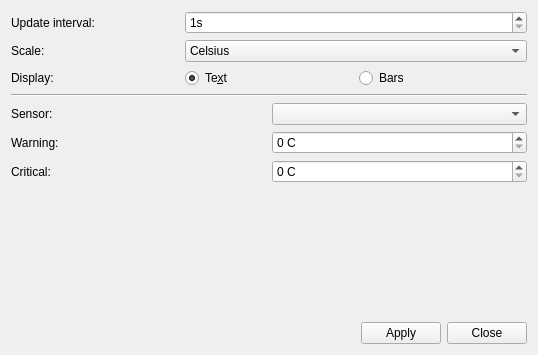
<?xml version="1.0" encoding="UTF-8"?>
<ui version="4.0">
 <class>WidgetSensorConf</class>
 <widget class="QWidget" name="WidgetSensorConf">
  <property name="geometry">
   <rect>
    <x>0</x>
    <y>0</y>
    <width>538</width>
    <height>355</height>
   </rect>
  </property>
  <property name="windowTitle">
   <string>Temperature</string>
  </property>
  <property name="windowIcon">
   <iconset theme="configure">
    <normaloff>.</normaloff>.</iconset>
  </property>
  <layout class="QVBoxLayout" name="verticalLayout">
   <item>
    <layout class="QGridLayout" name="gridLayout">
     <item row="1" column="1" colspan="2">
      <widget class="QComboBox" name="scaleCbox">
       <item>
        <property name="text">
         <string>Celsius</string>
        </property>
       </item>
       <item>
        <property name="text">
         <string>Fahrenheit</string>
        </property>
       </item>
      </widget>
     </item>
     <item row="2" column="1">
      <widget class="QRadioButton" name="textRbt">
       <property name="text">
        <string>Te&amp;xt</string>
       </property>
       <property name="checked">
        <bool>true</bool>
       </property>
      </widget>
     </item>
     <item row="2" column="0">
      <widget class="QLabel" name="label_4">
       <property name="text">
        <string>Display:</string>
       </property>
      </widget>
     </item>
     <item row="0" column="0">
      <widget class="QLabel" name="label">
       <property name="text">
        <string>Update interval:</string>
       </property>
      </widget>
     </item>
     <item row="2" column="2">
      <widget class="QRadioButton" name="barsRbt">
       <property name="text">
        <string>Bars</string>
       </property>
      </widget>
     </item>
     <item row="4" column="0" colspan="3">
      <widget class="QStackedWidget" name="stackedWidget">
       <property name="currentIndex">
        <number>0</number>
       </property>
       <widget class="QWidget" name="page">
        <layout class="QVBoxLayout" name="verticalLayout_2">
         <property name="leftMargin">
          <number>0</number>
         </property>
         <property name="topMargin">
          <number>0</number>
         </property>
         <property name="rightMargin">
          <number>0</number>
         </property>
         <property name="bottomMargin">
          <number>0</number>
         </property>
         <item>
          <layout class="QGridLayout" name="gridLayout_2">
           <item row="2" column="1">
            <widget class="QSpinBox" name="criticalsbox">
             <property name="suffix">
              <string> C</string>
             </property>
             <property name="maximum">
              <number>500</number>
             </property>
             <property name="value">
              <number>0</number>
             </property>
            </widget>
           </item>
           <item row="0" column="0">
            <widget class="QLabel" name="label_2">
             <property name="text">
              <string>Sensor:</string>
             </property>
            </widget>
           </item>
           <item row="0" column="1">
            <widget class="QComboBox" name="comboBox"/>
           </item>
           <item row="2" column="0">
            <widget class="QLabel" name="label_6">
             <property name="text">
              <string>Critical:</string>
             </property>
            </widget>
           </item>
           <item row="1" column="1">
            <widget class="QSpinBox" name="warningsbox">
             <property name="suffix">
              <string> C</string>
             </property>
             <property name="maximum">
              <number>500</number>
             </property>
             <property name="value">
              <number>0</number>
             </property>
            </widget>
           </item>
           <item row="3" column="0">
            <spacer name="verticalSpacer">
             <property name="orientation">
              <enum>Qt::Vertical</enum>
             </property>
             <property name="sizeHint" stdset="0">
              <size>
               <width>20</width>
               <height>40</height>
              </size>
             </property>
            </spacer>
           </item>
           <item row="1" column="0">
            <widget class="QLabel" name="label_5">
             <property name="text">
              <string>Warning:</string>
             </property>
            </widget>
           </item>
          </layout>
         </item>
        </layout>
       </widget>
       <widget class="QWidget" name="page_2">
        <layout class="QVBoxLayout" name="verticalLayout_3">
         <property name="leftMargin">
          <number>0</number>
         </property>
         <property name="topMargin">
          <number>0</number>
         </property>
         <property name="rightMargin">
          <number>0</number>
         </property>
         <property name="bottomMargin">
          <number>0</number>
         </property>
         <item>
          <layout class="QGridLayout" name="gridLayout_3">
           <item row="3" column="1">
            <widget class="QLabel" name="label_8">
             <property name="text">
              <string>Bar Spacing:</string>
             </property>
            </widget>
           </item>
           <item row="0" column="2">
            <widget class="QPushButton" name="backcolorbt">
             <property name="text">
              <string/>
             </property>
            </widget>
           </item>
           <item row="6" column="1">
            <spacer name="verticalSpacer_2">
             <property name="orientation">
              <enum>Qt::Vertical</enum>
             </property>
             <property name="sizeHint" stdset="0">
              <size>
               <width>20</width>
               <height>40</height>
              </size>
             </property>
            </spacer>
           </item>
           <item row="1" column="1">
            <widget class="QLabel" name="label_12">
             <property name="text">
              <string>Display Height</string>
             </property>
            </widget>
           </item>
           <item row="3" column="2" colspan="2">
            <widget class="QSpinBox" name="barspacingsbox">
             <property name="suffix">
              <string> px</string>
             </property>
             <property name="maximum">
              <number>1000</number>
             </property>
            </widget>
           </item>
           <item row="0" column="1">
            <widget class="QLabel" name="label_9">
             <property name="text">
              <string>Background Color:</string>
             </property>
            </widget>
           </item>
           <item row="5" column="1">
            <widget class="QLabel" name="label_11">
             <property name="text">
              <string>Max Temp:</string>
             </property>
            </widget>
           </item>
           <item row="2" column="2" colspan="2">
            <widget class="QSpinBox" name="barwidthsbox">
             <property name="suffix">
              <string> px</string>
             </property>
             <property name="maximum">
              <number>1000</number>
             </property>
            </widget>
           </item>
           <item row="2" column="1">
            <widget class="QLabel" name="label_7">
             <property name="text">
              <string>Bar Width:</string>
             </property>
            </widget>
           </item>
           <item row="4" column="2" colspan="2">
            <widget class="QSpinBox" name="marginsbox">
             <property name="suffix">
              <string> px</string>
             </property>
             <property name="prefix">
              <string/>
             </property>
             <property name="maximum">
              <number>1000</number>
             </property>
            </widget>
           </item>
           <item row="0" column="3">
            <spacer name="horizontalSpacer_2">
             <property name="orientation">
              <enum>Qt::Horizontal</enum>
             </property>
             <property name="sizeHint" stdset="0">
              <size>
               <width>40</width>
               <height>20</height>
              </size>
             </property>
            </spacer>
           </item>
           <item row="1" column="2" colspan="2">
            <widget class="QSpinBox" name="heightsbox">
             <property name="suffix">
              <string> px</string>
             </property>
             <property name="maximum">
              <number>1000</number>
             </property>
            </widget>
           </item>
           <item row="5" column="2" colspan="2">
            <widget class="QSpinBox" name="maxtempsbox">
             <property name="suffix">
              <string> C</string>
             </property>
             <property name="maximum">
              <number>500</number>
             </property>
            </widget>
           </item>
           <item row="4" column="1">
            <widget class="QLabel" name="label_10">
             <property name="text">
              <string>Margin:</string>
             </property>
            </widget>
           </item>
           <item row="0" column="4" rowspan="7">
            <widget class="QTreeWidget" name="treeWidget">
             <column>
              <property name="text">
               <string>Enabled</string>
              </property>
             </column>
             <column>
              <property name="text">
               <string>Sensor</string>
              </property>
             </column>
            </widget>
           </item>
          </layout>
         </item>
        </layout>
       </widget>
      </widget>
     </item>
     <item row="0" column="1" colspan="2">
      <widget class="QSpinBox" name="spinBox">
       <property name="suffix">
        <string>s</string>
       </property>
       <property name="minimum">
        <number>1</number>
       </property>
       <property name="maximum">
        <number>60</number>
       </property>
      </widget>
     </item>
     <item row="5" column="0" colspan="3">
      <layout class="QHBoxLayout" name="horizontalLayout">
       <item>
        <spacer name="horizontalSpacer">
         <property name="orientation">
          <enum>Qt::Horizontal</enum>
         </property>
         <property name="sizeHint" stdset="0">
          <size>
           <width>40</width>
           <height>20</height>
          </size>
         </property>
        </spacer>
       </item>
       <item>
        <widget class="QPushButton" name="okbt">
         <property name="text">
          <string>Apply</string>
         </property>
         <property name="icon">
          <iconset theme="dialog-ok-apply">
           <normaloff>.</normaloff>.</iconset>
         </property>
        </widget>
       </item>
       <item>
        <widget class="QPushButton" name="cancelbt">
         <property name="text">
          <string>Close</string>
         </property>
         <property name="icon">
          <iconset theme="dialog-close">
           <normaloff>.</normaloff>.</iconset>
         </property>
        </widget>
       </item>
      </layout>
     </item>
     <item row="1" column="0">
      <widget class="QLabel" name="label_3">
       <property name="text">
        <string>Scale:</string>
       </property>
      </widget>
     </item>
     <item row="3" column="0" colspan="3">
      <widget class="Line" name="line">
       <property name="orientation">
        <enum>Qt::Horizontal</enum>
       </property>
      </widget>
     </item>
    </layout>
   </item>
  </layout>
 </widget>
 <layoutdefault spacing="6" margin="11"/>
 <resources/>
 <connections>
  <connection>
   <sender>cancelbt</sender>
   <signal>clicked()</signal>
   <receiver>WidgetSensorConf</receiver>
   <slot>close()</slot>
   <hints>
    <hint type="sourcelabel">
     <x>269</x>
     <y>173</y>
    </hint>
    <hint type="destinationlabel">
     <x>332</x>
     <y>130</y>
    </hint>
   </hints>
  </connection>
 </connections>
</ui>
